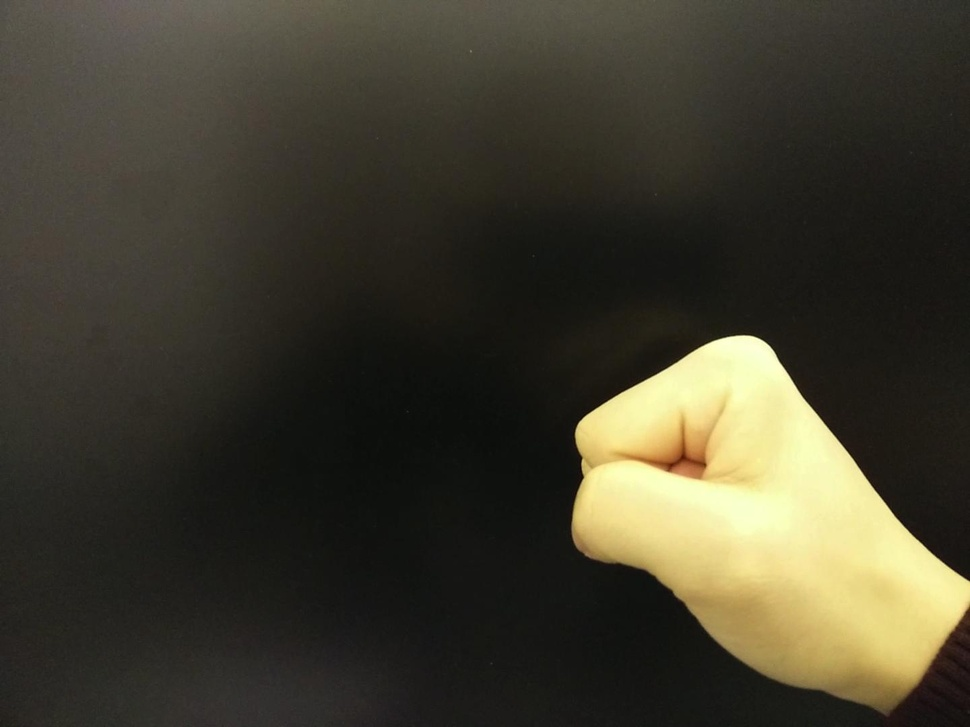
%> input picture captures/006.jpg, 970 x 727 px, shrunk from 1440 x 1080 before the run
$ octave trial.m   (GNU Octave 9; MATLAB toolbox functions it lacks are replaced by stand-ins)
%> lines starting %> are read from the running program, lines starting %| are printed output that depends on the picture; in (x1, y1, x2, y2) boxes, pixels count from 0 and x2, y2 are one past the last pixel; in counts of white or black regions, pixels touching at a corner belong together; the program's own positions count from 1
RGB = imread('006.jpg');
%> RGB is the input picture: size 727x970x3 uint8; mean R, G, B 64.9, 61.5, 47.1
for n = 1:10
    BW = im2bw(RGB, n/10);
    pause(2);
    imwrite(BW, strcat(int2str(n), ' out.jpg'));
    disp(n/10);
end
%> this loop made 10 passes
%> pass 1, `BW = im2bw(RGB, n/10);`:
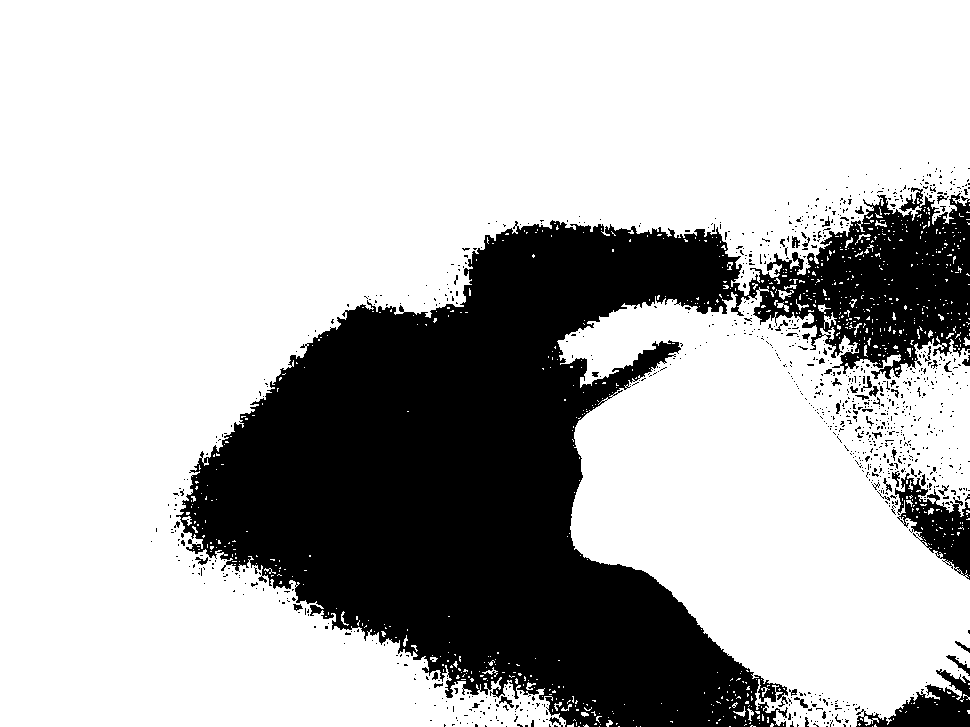
%> BW: size 727x970 logical; 72.6% white; 1018 black regions (965 under 20 px), largest, box (x1, y1, x2, y2) and area: (176, 187, 970, 727) 181389, (895, 473, 970, 580) 3481, (856, 669, 970, 727) 2961
%> pass 2, `BW = im2bw(RGB, n/10);`:
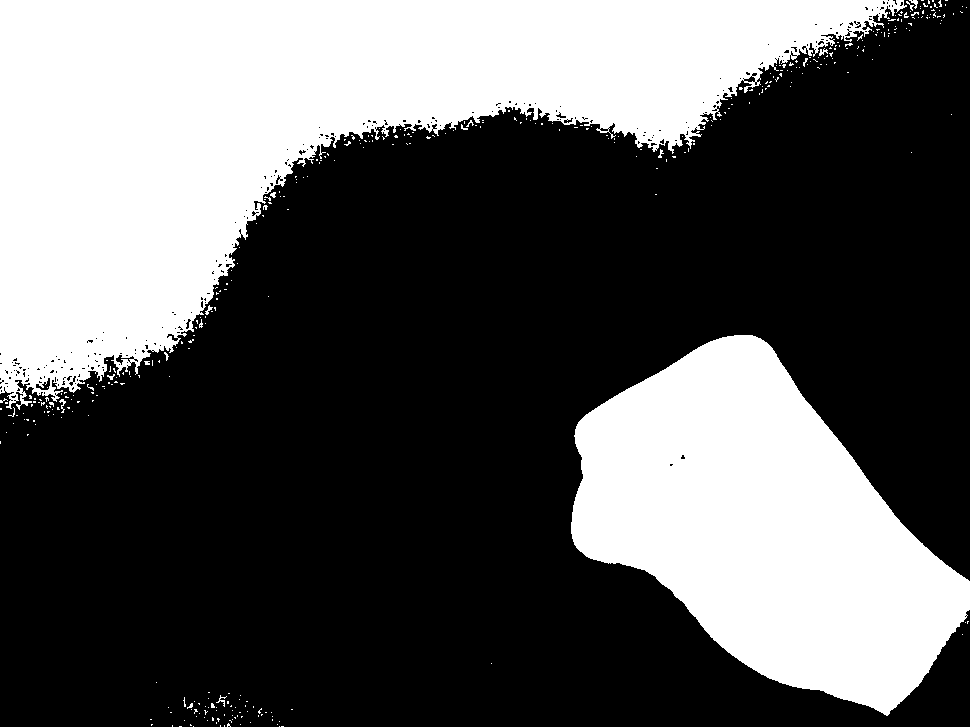
%> BW: size 727x970 logical; 35.3% white; 378 white regions (364 under 20 px), largest, box (x1, y1, x2, y2) and area: (0, 0, 907, 410) 159919, (571, 335, 970, 716) 87437, (59, 399, 66, 413) 37
%> pass 3, `BW = im2bw(RGB, n/10);`:
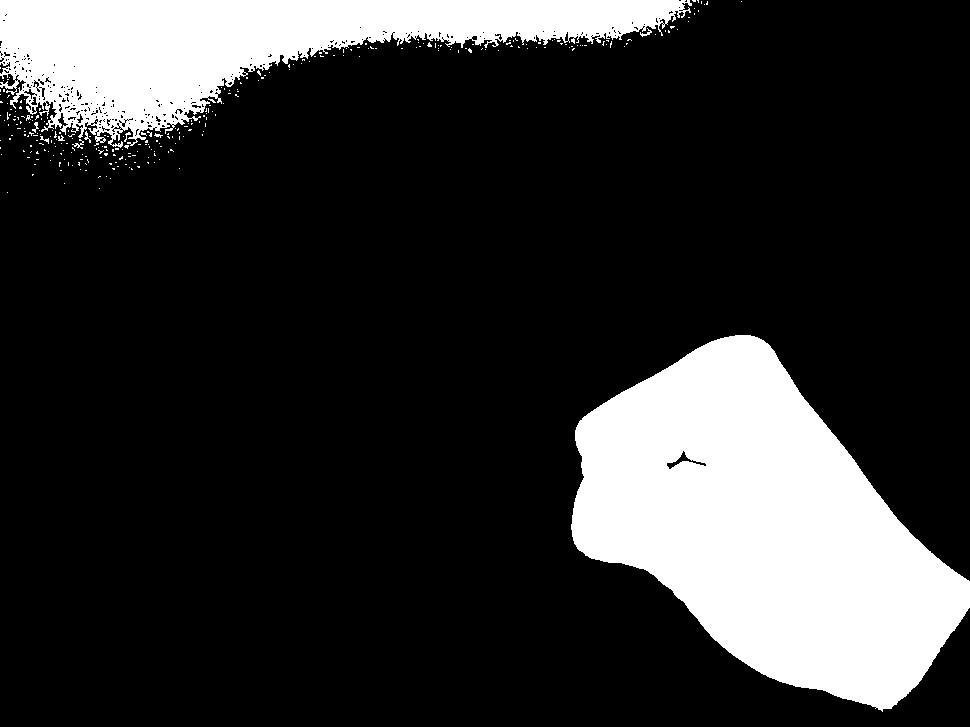
%> BW: size 727x970 logical; 19% white; 291 white regions (281 under 20 px), largest, box (x1, y1, x2, y2) and area: (571, 335, 970, 712) 86653, (0, 0, 692, 148) 45930, (72, 139, 84, 149) 39

$ run again, with captures/021.jpg copied over captures/006.jpg
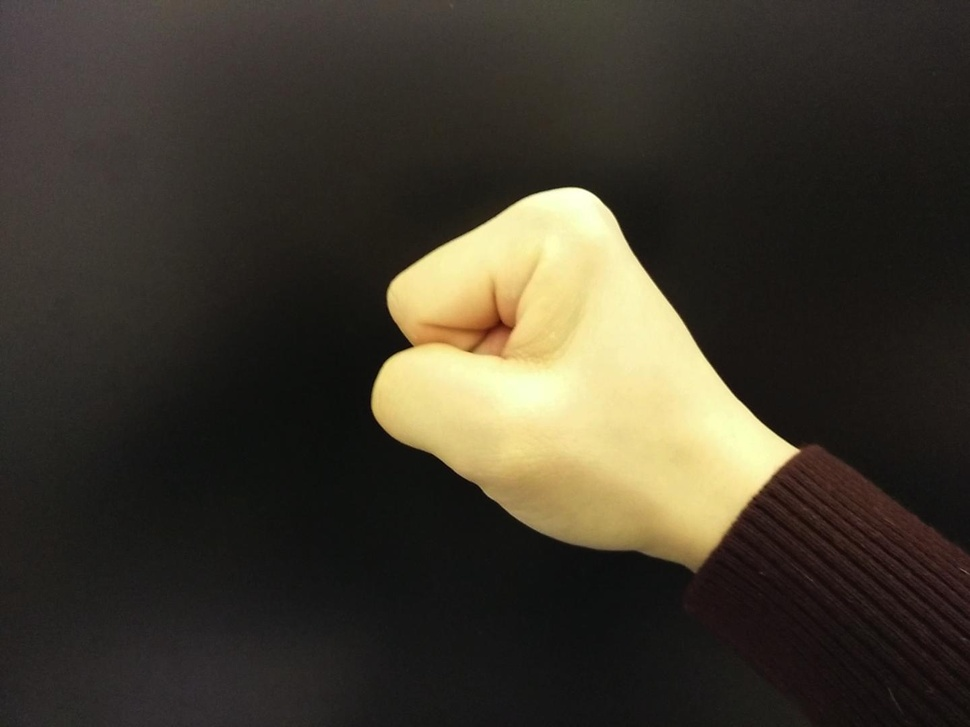
%> input picture captures/021.jpg, 970 x 727 px, shrunk from 1440 x 1080 before the run
%> RGB is the input picture: size 727x970x3 uint8; mean R, G, B 63.4, 57.8, 45.8
%> the loop `for n = 1:10` made 10 passes
%> pass 1, `BW = im2bw(RGB, n/10);`:
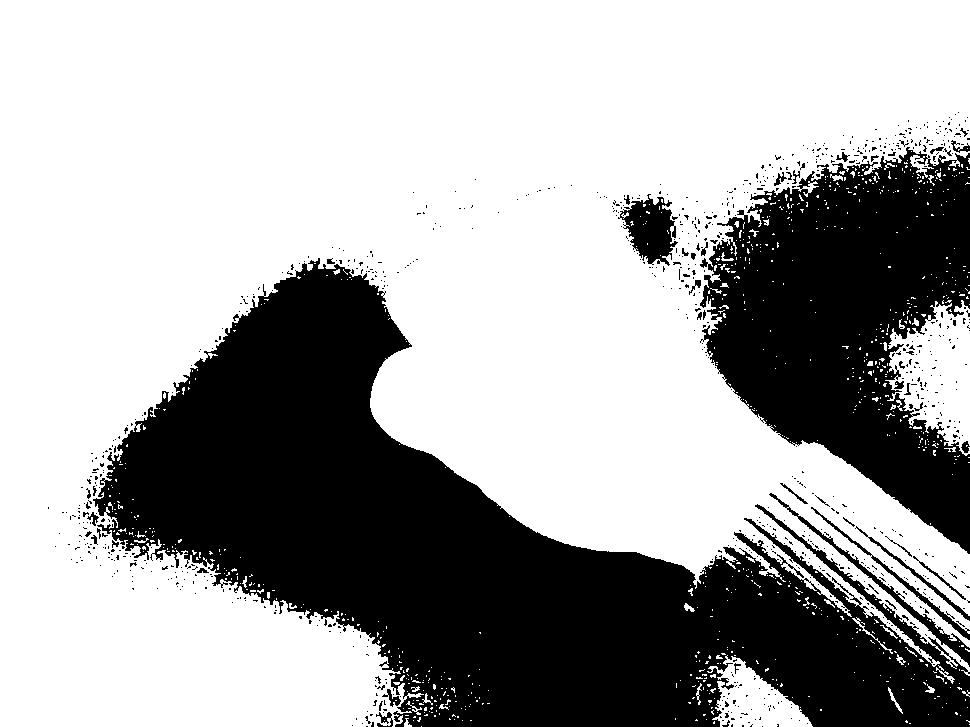
%> BW: size 727x970 logical; 66.1% white; 862 black regions (814 under 20 px), largest, box (x1, y1, x2, y2) and area: (93, 258, 970, 727) 165958, (700, 147, 970, 554) 63342, (618, 194, 678, 266) 2402
%> pass 3, `BW = im2bw(RGB, n/10);`:
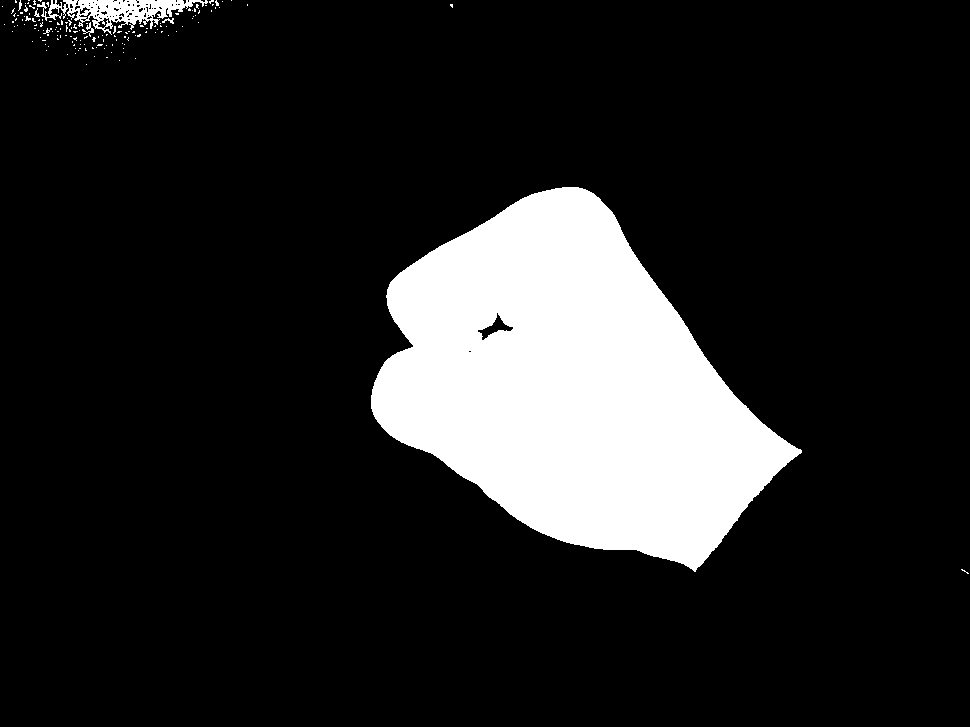
%> BW: size 727x970 logical; 14.2% white; 150 white regions (144 under 20 px), largest, box (x1, y1, x2, y2) and area: (371, 187, 802, 572) 96897, (37, 0, 208, 35) 2410, (82, 22, 94, 37) 57, (162, 18, 174, 24) 33, (34, 8, 40, 17) 22, (18, 0, 22, 11) 21
